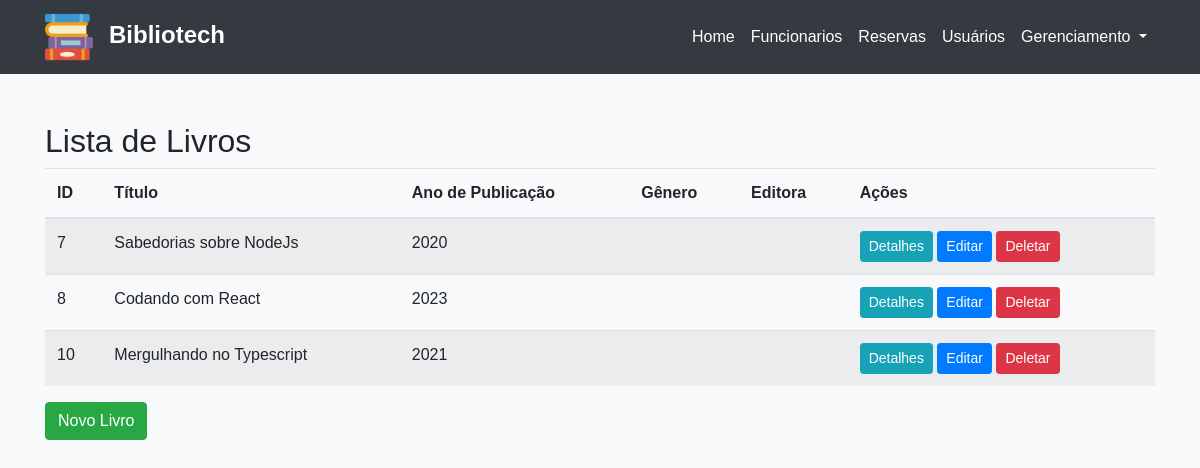
Screenshot of /livros/ with the database file from the repository.
### appmodelo/models.py (models this page shows)
class Livro(models.Model):
    titulo = models.CharField(max_length=100)
    ano_publicacao = models.IntegerField()
    genero = models.CharField(max_length=50)
    editora = models.CharField(max_length=100)
    autor = models.CharField(max_length=100)
    descricao = models.TextField(max_length=250)
    imagem = models.ImageField(upload_to='imgs/', null=True, blank=True)

### appmodelo/views/LivroViews.py (the view)
# urls.py: path('livros/', lista_livros, name='lista_livros'),
def lista_livros(request):
    livros = Livro.objects.all()
    return render(request, 'lista_livros.html', {'livros': livros})

### appmodelo/templates/lista_livros.html
{% extends 'Header.html' %} {% block content %}
<h2>Lista de Livros</h2>
<table class="table table-striped">
  <thead>
    <tr>
      <th>ID</th>
      <th>Título</th>
      <th>Ano de Publicação</th>
      <th>Gênero</th>
      <th>Editora</th>
      <th>Ações</th>
    </tr>
  </thead>
  <tbody>
    {% for livro in livros %}
    <tr>
      <td>{{ livro.id }}</td>
      <td>{{ livro.titulo }}</td>
      <td>{{ livro.ano_publicacao }}</td>
      <td>{{ livro.genero.nome }}</td>
      <td>{{ livro.editora.nome }}</td>
      <td>
        <a
          href="{% url 'detalhes_livro' livro.id %}"
          class="btn btn-info btn-sm"
          >Detalhes</a
        >
        <a
          href="{% url 'editar_livro' livro.id %}"
          class="btn btn-primary btn-sm"
          >Editar</a
        >
        <a
          href="{% url 'deletar_livro' livro.id %}"
          class="btn btn-danger btn-sm"
          >Deletar</a
        >
      </td>
    </tr>
    {% endfor %}
  </tbody>
</table>
<a href="{% url 'novo_livro' %}" class="btn btn-success">Novo Livro</a>
{% endblock %}

### appmodelo/static/css/style.css (style rules this page uses)
body { background-color: #f8f9fa; font-family: Arial, sans-serif; }

### rows the page displays
Livro: id "7", titulo "Sabedorias sobre NodeJs", ano_publicacao "2020"
Livro: id "8", titulo "Codando com React", ano_publicacao "2023"
Livro: id "10", titulo "Mergulhando no Typescript", ano_publicacao "2021"
